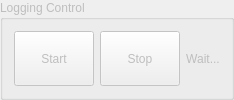
         <widget class="QGroupBox" name="gbLoggingControl">
          <property name="enabled">
           <bool>false</bool>
          </property>
          <property name="minimumSize">
           <size>
            <width>0</width>
            <height>95</height>
           </size>
          </property>
          <property name="maximumSize">
           <size>
            <width>16777215</width>
            <height>100</height>
           </size>
          </property>
          <property name="title">
           <string>Logging Control</string>
          </property>
          <layout class="QGridLayout" name="gridLayout_10">
           <item row="0" column="0">
            <widget class="QPushButton" name="btnLoggingStart">
             <property name="sizePolicy">
              <sizepolicy hsizetype="Minimum" vsizetype="Preferred">
               <horstretch>0</horstretch>
               <verstretch>0</verstretch>
              </sizepolicy>
             </property>
             <property name="text">
              <string>Start</string>
             </property>
            </widget>
           </item>
           <item row="0" column="1">
            <widget class="QPushButton" name="btnLoggingStop">
             <property name="sizePolicy">
              <sizepolicy hsizetype="Minimum" vsizetype="Preferred">
               <horstretch>0</horstretch>
               <verstretch>0</verstretch>
              </sizepolicy>
             </property>
             <property name="text">
              <string>Stop</string>
             </property>
            </widget>
           </item>
           <item row="0" column="2">
            <widget class="QLabel" name="txtLoggingState">
             <property name="text">
              <string>Wait...</string>
             </property>
             <property name="alignment">
              <set>Qt::AlignCenter</set>
             </property>
            </widget>
           </item>
          </layout>
         </widget>
